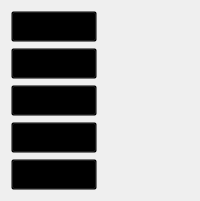
                <widget class="QWidget" name="tab_25">
                 <attribute name="title">
                  <string>쿠팡</string>
                 </attribute>
                 <layout class="QGridLayout" name="gridLayout_31">
                  <item row="4" column="1">
                   <widget class="QLabel" name="bell_Coopang_Date5">
                    <property name="text">
                     <string/>
                    </property>
                    <property name="alignment">
                     <set>Qt::AlignBottom|Qt::AlignRight|Qt::AlignTrailing</set>
                    </property>
                   </widget>
                  </item>
                  <item row="2" column="1">
                   <widget class="QLabel" name="bell_Coopang_Date3">
                    <property name="text">
                     <string/>
                    </property>
                    <property name="alignment">
                     <set>Qt::AlignBottom|Qt::AlignRight|Qt::AlignTrailing</set>
                    </property>
                   </widget>
                  </item>
                  <item row="3" column="0">
                   <widget class="QPushButton" name="bell_Coopang_Title4">
                    <property name="font">
                     <font>
                      <family>나눔고딕</family>
                      <pointsize>12</pointsize>
                     </font>
                    </property>
                    <property name="styleSheet">
                     <string notr="true">text-align: left;
background: transparent;</string>
                    </property>
                    <property name="text">
                     <string/>
                    </property>
                   </widget>
                  </item>
                  <item row="1" column="1">
                   <widget class="QLabel" name="bell_Coopang_Date2">
                    <property name="text">
                     <string/>
                    </property>
                    <property name="alignment">
                     <set>Qt::AlignBottom|Qt::AlignRight|Qt::AlignTrailing</set>
                    </property>
                   </widget>
                  </item>
                  <item row="3" column="1">
                   <widget class="QLabel" name="bell_Coopang_Date4">
                    <property name="text">
                     <string/>
                    </property>
                    <property name="alignment">
                     <set>Qt::AlignBottom|Qt::AlignRight|Qt::AlignTrailing</set>
                    </property>
                   </widget>
                  </item>
                  <item row="1" column="0">
                   <widget class="QPushButton" name="bell_Coopang_Title2">
                    <property name="font">
                     <font>
                      <family>나눔고딕</family>
                      <pointsize>12</pointsize>
                     </font>
                    </property>
                    <property name="styleSheet">
                     <string notr="true">text-align: left;
background: transparent;</string>
                    </property>
                    <property name="text">
                     <string/>
                    </property>
                   </widget>
                  </item>
                  <item row="0" column="0">
                   <widget class="QPushButton" name="bell_Coopang_Title1">
                    <property name="font">
                     <font>
                      <family>나눔고딕</family>
                      <pointsize>12</pointsize>
                     </font>
                    </property>
                    <property name="styleSheet">
                     <string notr="true">text-align: left;
background: transparent;</string>
                    </property>
                    <property name="text">
                     <string/>
                    </property>
                   </widget>
                  </item>
                  <item row="4" column="0">
                   <widget class="QPushButton" name="bell_Coopang_Title5">
                    <property name="font">
                     <font>
                      <family>나눔고딕</family>
                      <pointsize>12</pointsize>
                     </font>
                    </property>
                    <property name="styleSheet">
                     <string notr="true">text-align: left;
background: transparent;</string>
                    </property>
                    <property name="text">
                     <string/>
                    </property>
                   </widget>
                  </item>
                  <item row="2" column="0">
                   <widget class="QPushButton" name="bell_Coopang_Title3">
                    <property name="font">
                     <font>
                      <family>나눔고딕</family>
                      <pointsize>12</pointsize>
                     </font>
                    </property>
                    <property name="styleSheet">
                     <string notr="true">text-align: left;
background: transparent;</string>
                    </property>
                    <property name="text">
                     <string>Loading...</string>
                    </property>
                   </widget>
                  </item>
                  <item row="0" column="1">
                   <widget class="QLabel" name="bell_Coopang_Date1">
                    <property name="text">
                     <string/>
                    </property>
                    <property name="alignment">
                     <set>Qt::AlignBottom|Qt::AlignRight|Qt::AlignTrailing</set>
                    </property>
                   </widget>
                  </item>
                 </layout>
                </widget>
